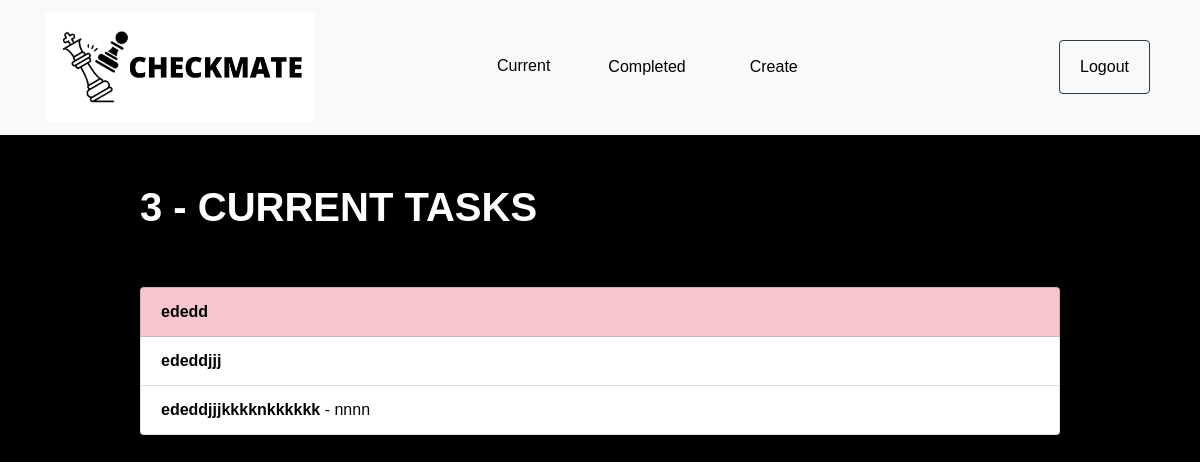
/current/ (signed in), run on the app's committed database.
### todo/models.py (models this page shows, shortened)
class Todo(models.Model):
    title = models.CharField(max_length=200)
    memo = models.TextField(blank=True)
    created = models.DateTimeField(auto_now_add=True)
    datecompleted  = models.DateTimeField(null=True, blank=True)
    important = models.BooleanField(default=False)
    user = models.ForeignKey(User, on_delete=models.CASCADE)

### todo/views.py (the view)
# urls.py: path('current/', views.currenttodos, name='currenttodos'),
@login_required
def currenttodos(request):
    todos = Todo.objects.filter(user=request.user, datecompleted__isnull=True)
    return render(request, 'todo/currenttodos.html', {'todos':todos})

### todo/templates/todo/currenttodos.html
{% extends "todo/base.html" %}
{% block content %}
    <div class="row justify-content-center mt-5">
        <div class="col-md-10">
            {% if todos %}
                 <h1 class="heading">{{ todos.count }} - CURRENT TASK{{ todos.count|pluralize }}</h1>
            {% else %}
                           <h1 class="heading">CURRENT TASKS</h1>
            {% endif %}
        </div>
    </div>
    <div class="row justify-content-center mt-5">
        <div class="col-md-10">
        {% if todos %}
            <div class="list-group">
                {% for todo in todos %}
                    <a href="{% url 'viewtodo' todo.id %}" class="list-group-item list-group-item-action{% if todo.important %} list-group-item-danger{% endif %}"><b>{{ todo.title }}</b>{% if todo.memo %} - {{ todo.memo|truncatechars:30 }}{% endif %}</a>
                {% endfor %}
            </div>
        {% else %}
            <div class="text-center">
                <h2>No pending tasks right now. Nice work!</h2>
            <br>
            <a role="button" class="btn btn-primary" href="{% url 'createtodo' %}">ADD NEW</a>
            </div>
        {% endif %}
        </div>
    </div>
{% endblock %}

### todo/static/todo/style.css (style rules this page uses)
body { font-family: Arial, Helvetica, sans-serif; background-color: black; color: white; font-weight: 700; }
.heading { text-transform: uppercase; font-weight: 700; }
.list-group-item { font-weight: 400; color: black; }

### data on the page
Todo: title "ededd"
Todo: title "ededdjjj"
Todo: title "ededdjjjkkkknkkkkkk", memo "nnnn"

### other printed values
{{ todos.count }} "3"
